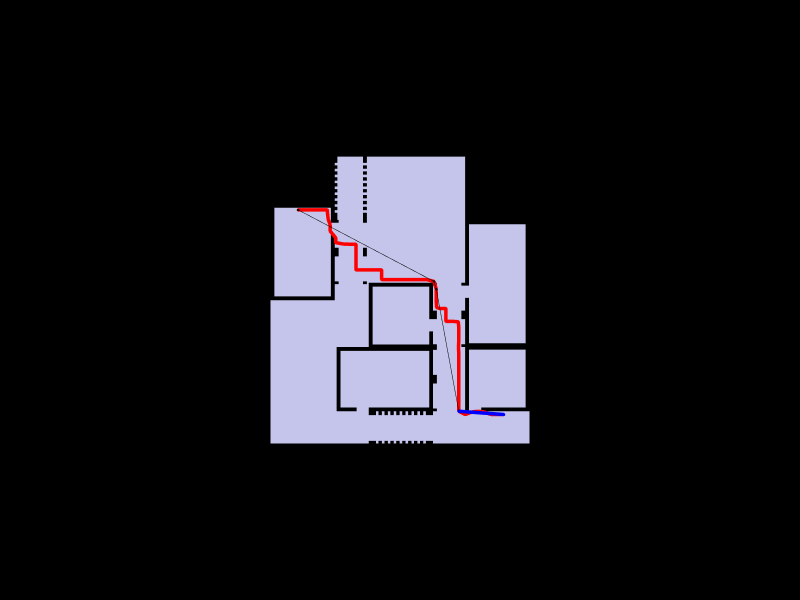
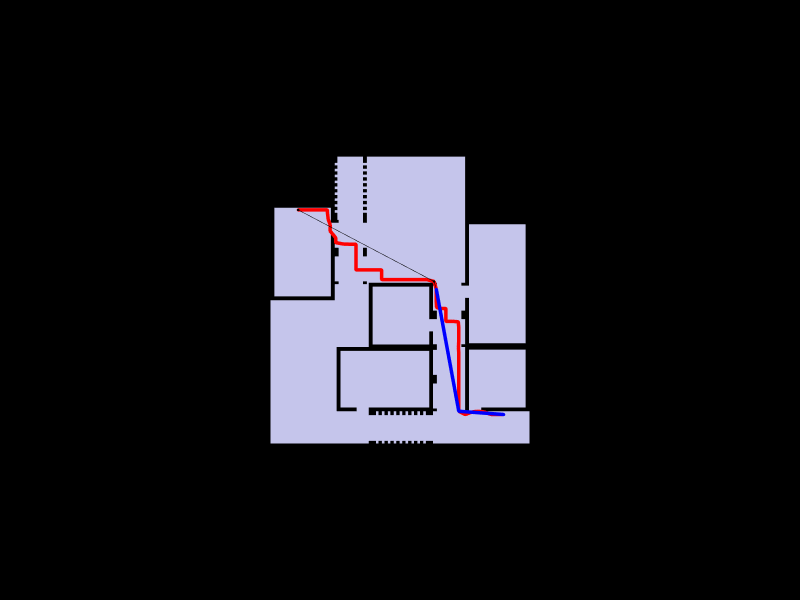

Notebook cell for these charts, in order:
### Markdown cell above
### a. Shortest Path (Use navigation graph)

### Code cell
import time

start_vertex = Vertex.ByCoordinates(xmin+2, ymax-2,0) # Upper left corner
end_vertex = Vertex.ByCoordinates(xmax-2,ymin+2,0) # Lower right corner
crg = Graph.CompiledRoutingGraph(navigation_graph, precomputeTurns=False)
start = time.time()
shortest_path = Graph.ShortestPath(crg, vertexA=start_vertex, vertexB=end_vertex)
end = time.time()
print("Shortest Path Duration:", round(end-start, 2), "seconds")

# Straighten the shortest path (optional)
start = time.time()
straight_path = Wire.Straighten(shortest_path, host= first_floor)
end = time.time()
print("Straighten Wire Duration:", round(end-start, 2), "seconds")

print("Original Shortest Path Length:", round(Wire.Length(shortest_path), 2))
print("Straightened Shortened Path Length:", round(Wire.Length(straight_path), 2))
edges = Topology.Edges(shortest_path)
for edge in edges:
    d = Dictionary.ByKeysValues(["width", "color"], [7, "red"])
    edge = Topology.SetDictionary(edge, d)
edges = Topology.Edges(straight_path)
for edge in edges:
    d = Dictionary.ByKeysValues(["width", "color"], [7, "blue"])
    edge = Topology.SetDictionary(edge, d)

    Topology.Show( first_floor, shortest_path, straight_path,
              camera=[0,0,6],
              faceColor=[210,210,250],
              faceOpacity=1,
              edgeColorKey="color",
              edgeWidthKey="width",
              backgroundColor="black",
              width=800,
              height=600,
              renderer=renderer)

### Figure 1 — Plotly figure (JSON) as saved in the notebook; plotly's stock layout.template omitted (floating-point values rounded to 4 significant figures; data arrays with more than 128 entries replaced by an {"elided": "..."} marker saying what was removed)
{"data": [{"customdata": {"elided": "253 str values"}, "hoverinfo": "text", "hovertemplate": {"elided": "253 str values"}, "hovertext": {"elided": "253 str values"}, "legendgroup": "1", "legendrank": 1, "marker": {"color": {"elided": "253 str values"}, "line": {"width": 0}, "opacity": 1, "size": {"elided": "253 float values"}, "sizemode": "diameter", "symbol": "circle"}, "mode": "markers", "name": "1: Untitled (Vertices)", "showlegend": false, "text": {"elided": "253 str values"}, "type": "scatter3d", "x": {"elided": "253 float values"}, "y": {"elided": "253 float values"}, "z": {"elided": "253 float values"}}, {"hoverinfo": "text", "hovertext": [], "legendgroup": "2", "legendrank": 2, "line": {"color": "#000000", "dash": "solid", "width": 1}, "marker": {"color": "#000000", "size": 0.25, "symbol": "circle"}, "mode": "markers+lines", "name": "1: Untitled (Edges)", "showlegend": false, "text": [], "type": "scatter3d", "x": {"elided": "759 float values"}, "y": {"elided": "759 float values"}, "z": {"elided": "759 float values"}}, {"cmax": 1, "cmin": 0, "color": "#D2D2FA", "colorscale": [[0, "#440154"], [0.1111, "#482878"], [0.2222, "#3e4989"], [0.3333, "#31688e"], [0.4444, "#26828e"], [0.5556, "#1f9e89"], [0.6667, "#35b779"], [0.7778, "#6ece58"], [0.8889, "#b5de2b"], [1, "#fde725"]], "flatshading": true, "hoverinfo": "text", "hovertext": "", "i": {"elided": "275 int values"}, "j": {"elided": "275 int values"}, "k": {"elided": "275 int values"}, "legendgroup": "3", "legendrank": 3, "lighting": {"facenormalsepsilon": 0}, "name": "1: Untitled (Faces)", "opacity": 1, "showlegend": false, "showscale": false, "text": "", "type": "mesh3d", "x": {"elided": "253 float values"}, "y": {"elided": "253 float values"}, "z": {"elided": "253 float values"}}, {"customdata": ["", "", "", "", "", "", "", "", "", "", "", "", "", "", "", "", "", "", "", "", "", "", "", "", "", "", "", "", "", "", "", "", "", "", "", "", "", "", "", "", "", "", "", "", "", "", "", "", "", "", "", "", "", "", "", "", "", "", "", "", "", "", "", "", ""], "hoverinfo": "text", "hovertemplate": ["Click ", "Click ", "Click ", "Click ", "Click ", "Click ", "Click ", "Click ", "Click ", "Click ", "Click ", "Click ", "Click ", "Click ", "Click ", "Click ", "Click ", "Click ", "Click ", "Click ", "Click ", "Click ", "Click ", "Click ", "Click ", "Click ", "Click ", "Click ", "Click ", "Click ", "Click ", "Click ", "Click ", "Click ", "Click ", "Click ", "Click ", "Click ", "Click ", "Click ", "Click ", "Click ", "Click ", "Click ", "Click ", "Click ", "Click ", "Click ", "Click ", "Click ", "Click ", "Click ", "Click ", "Click ", "Click ", "Click ", "Click ", "Click ", "Click ", "Click ", "Click ", "Click ", "Click ", "Click ", "Click "], "hovertext": ["", "", "", "", "", "", "", "", "", "", "", "", "", "", "", "", "", "", "", "", "", "", "", "", "", "", "", "", "", "", "", "", "", "", "", "", "", "", "", "", "", "", "", "", "", "", "", "", "", "", "", "", "", "", "", "", "", "", "", "", "", "", "", "", ""], "legendgroup": "5", "legendrank": 5, "marker": {"color": ["#000000", "#000000", "#000000", "#000000", "#000000", "#000000", "#000000", "#000000", "#000000", "#000000", "#000000", "#000000", "#000000", "#000000", "#000000", "#000000", "#000000", "#000000", "#000000", "#000000", "#000000", "#000000", "#000000", "#000000", "#000000", "#000000", "#000000", "#000000", "#000000", "#000000", "#000000", "#000000", "#000000", "#000000", "#000000", "#000000", "#000000", "#000000", "#000000", "#000000", "#000000", "#000000", "#000000", "#000000", "#000000", "#000000", "#000000", "#000000", "#000000", "#000000", "#000000", "#000000", "#000000", "#000000", "#000000", "#000000", "#000000", "#000000", "#000000", "#000000", "#000000", "#000000", "#000000", "#000000", "#000000"], "line": {"width": 0}, "opacity": 1, "size": [2.8, 2.8, 2.8, 2.8, 2.8, 2.8, 2.8, 2.8, 2.8, 2.8, 2.8, 2.8, 2.8, 2.8, 2.8, 2.8, 2.8, 2.8, 2.8, 2.8, 2.8, 2.8, 2.8, 2.8, 2.8, 2.8, 2.8, 2.8, 2.8, 2.8, 2.8, 2.8, 2.8, 2.8, 2.8, 2.8, 2.8, 2.8, 2.8, 2.8, 2.8, 2.8, 2.8, 2.8, 2.8, 2.8, 2.8, 2.8, 2.8, 2.8, 2.8, 2.8, 2.8, 2.8, 2.8, 2.8, 2.8, 2.8, 2.8, 2.8, 2.8, 2.8, 2.8, 2.8, 2.8], "sizemode": "diameter", "symbol": "circle"}, "mode": "markers", "name": "2: Untitled (Vertices)", "showlegend": false, "text": ["", "", "", "", "", "", "", "", "", "", "", "", "", "", "", "", "", "", "", "", "", "", "", "", "", "", "", "", "", "", "", "", "", "", "", "", "", "", "", "", "", "", "", "", "", "", "", "", "", "", "", "", "", "", "", "", "", "", "", "", "", "", "", "", ""], "type": "scatter3d", "x": [18.15, 17.65, 17.15, 16.61, 16.15, 15.71, 15.15, 14.65, 14.65, 14.65, 14.65, 14.65, 14.65, 14.65, 14.65, 14.65, 14.65, 14.62, 14.65, 14.65, 14.65, 14.61, 14.15, 13.65, 13.65, 13.65, 13.15, 12.92, 12.9, 12.9, 12.9, 12.72, 12.15, 11.65, 11.15, 10.65, 10.15, 9.646, 9.146, 8.646, 8.646, 8.646, 8.146, 7.646, 7.146, 6.646, 6.646, 6.646, 6.646, 6.646, 6.146, 5.661, 5.146, 5.073, 5.073, 4.632, 4.646, 4.483, 4.423, 4.423, 4.146, 3.646, 3.146, 2.646, 2.146], "y": [2.25, 2.25, 2.25, 2.456, 2.5, 2.456, 2.25, 2.5, 3, 3.5, 4, 4.5, 5, 5.5, 6, 6.5, 7, 7.492, 8, 8.5, 9, 9.463, 9.5, 9.5, 10, 10.5, 10.5, 10.58, 11, 11.5, 12, 12.6, 12.75, 12.75, 12.75, 12.75, 12.75, 12.75, 12.75, 12.75, 13, 13.5, 13.5, 13.5, 13.5, 13.5, 14, 14.5, 15, 15.5, 15.5, 15.51, 15.61, 15.61, 16, 16.53, 17, 17.45, 18, 18.17, 18.17, 18.17, 18.17, 18.17, 18.17], "z": [0.3, 0.3, 0.3, 0.3, 0.3, 0.3, 0.3, 0.3, 0.3, 0.3, 0.3, 0.3, 0.3, 0.3, 0.3, 0.3, 0.3, 0.3, 0.3, 0.3, 0.3, 0.3, 0.3, 0.3, 0.3, 0.3, 0.3, 0.3, 0.3, 0.3, 0.3, 0.3, 0.3, 0.3, 0.3, 0.3, 0.3, 0.3, 0.3, 0.3, 0.3, 0.3, 0.3, 0.3, 0.3, 0.3, 0.3, 0.3, 0.3, 0.3, 0.3, 0.3, 0.3, 0.3, 0.3, 0.3, 0.3, 0.3, 0.3, 0.3, 0.3, 0.3, 0.3, 0.3, 0.3]}, {"hoverinfo": "text", "hovertext": [], "legendgroup": "6", "legendrank": 6, "line": {"color": "#FF0000", "dash": "solid", "width": 7}, "marker": {"color": "#FF0000", "size": 1.75, "symbol": "circle"}, "mode": "markers+lines", "name": "2: Untitled (Edges)", "showlegend": false, "text": [], "type": "scatter3d", "x": {"elided": "192 float values"}, "y": {"elided": "192 float values"}, "z": {"elided": "192 float values"}}, {"customdata": ["", "", "", "", ""], "hoverinfo": "text", "hovertemplate": ["Click ", "Click ", "Click ", "Click ", "Click "], "hovertext": ["", "", "", "", ""], "legendgroup": "9", "legendrank": 9, "marker": {"color": ["#000000", "#000000", "#000000", "#000000", "#000000"], "line": {"width": 0}, "opacity": 1, "size": [2.8, 2.8, 2.8, 2.8, 2.8], "sizemode": "diameter", "symbol": "circle"}, "mode": "markers", "name": "3: Untitled (Vertices)", "showlegend": false, "text": ["", "", "", "", ""], "type": "scatter3d", "x": [18.15, 14.65, 12.9, 12.72, 2.146], "y": [2.25, 2.5, 12, 12.6, 18.17], "z": [0.3, 0.3, 0.3, 0.3, 0.3]}, {"hoverinfo": "text", "hovertext": [], "legendgroup": "10", "legendrank": 10, "line": {"color": "#000000", "dash": "solid", "width": 1}, "marker": {"color": "#000000", "size": 0.25, "symbol": "circle"}, "mode": "markers+lines", "name": "3: Untitled (Edges)", "showlegend": false, "text": [], "type": "scatter3d", "x": [14.65, 12.9, null, 12.9, 12.72, null, 12.72, 2.146, null], "y": [2.5, 12, null, 12, 12.6, null, 12.6, 18.17, null], "z": [0.3, 0.3, null, 0.3, 0.3, null, 0.3, 0.3, null]}, {"hoverinfo": "text", "hovertext": [], "legendgroup": "10", "legendrank": 10, "line": {"color": "#0000FF", "dash": "solid", "width": 7}, "marker": {"color": "#0000FF", "size": 1.75, "symbol": "circle"}, "mode": "markers+lines", "name": "3: Untitled (Edges)", "showlegend": false, "text": [], "type": "scatter3d", "x": [18.15, 14.65, null], "y": [2.25, 2.5, null], "z": [0.3, 0.3, null]}], "layout": {"autosize": true, "height": 600, "margin": {"b": 40, "l": 40, "r": 40, "t": 40}, "paper_bgcolor": "#000000", "plot_bgcolor": "#000000", "scene": {"aspectmode": "data", "camera": {"center": {"x": 0, "y": 0, "z": 0}, "eye": {"x": 0, "y": 0, "z": 6}, "projection": {"type": "perspective"}, "up": {"x": 0, "y": 1, "z": 0}}, "xaxis": {"visible": false}, "yaxis": {"visible": false}, "zaxis": {"visible": false}}, "showlegend": true, "width": 800, "xaxis": {"showgrid": false, "visible": false, "zeroline": false}, "yaxis": {"showgrid": false, "visible": false, "zeroline": false}}}

### Figure 2 — Plotly figure (JSON) as saved in the notebook; plotly's stock layout.template omitted (floating-point values rounded to 4 significant figures; data arrays with more than 128 entries replaced by an {"elided": "..."} marker saying what was removed)
{"data": [{"customdata": {"elided": "253 str values"}, "hoverinfo": "text", "hovertemplate": {"elided": "253 str values"}, "hovertext": {"elided": "253 str values"}, "legendgroup": "1", "legendrank": 1, "marker": {"color": {"elided": "253 str values"}, "line": {"width": 0}, "opacity": 1, "size": {"elided": "253 float values"}, "sizemode": "diameter", "symbol": "circle"}, "mode": "markers", "name": "1: Untitled (Vertices)", "showlegend": false, "text": {"elided": "253 str values"}, "type": "scatter3d", "x": {"elided": "253 float values"}, "y": {"elided": "253 float values"}, "z": {"elided": "253 float values"}}, {"hoverinfo": "text", "hovertext": [], "legendgroup": "2", "legendrank": 2, "line": {"color": "#000000", "dash": "solid", "width": 1}, "marker": {"color": "#000000", "size": 0.25, "symbol": "circle"}, "mode": "markers+lines", "name": "1: Untitled (Edges)", "showlegend": false, "text": [], "type": "scatter3d", "x": {"elided": "759 float values"}, "y": {"elided": "759 float values"}, "z": {"elided": "759 float values"}}, {"cmax": 1, "cmin": 0, "color": "#D2D2FA", "colorscale": [[0, "#440154"], [0.1111, "#482878"], [0.2222, "#3e4989"], [0.3333, "#31688e"], [0.4444, "#26828e"], [0.5556, "#1f9e89"], [0.6667, "#35b779"], [0.7778, "#6ece58"], [0.8889, "#b5de2b"], [1, "#fde725"]], "flatshading": true, "hoverinfo": "text", "hovertext": "", "i": {"elided": "275 int values"}, "j": {"elided": "275 int values"}, "k": {"elided": "275 int values"}, "legendgroup": "3", "legendrank": 3, "lighting": {"facenormalsepsilon": 0}, "name": "1: Untitled (Faces)", "opacity": 1, "showlegend": false, "showscale": false, "text": "", "type": "mesh3d", "x": {"elided": "253 float values"}, "y": {"elided": "253 float values"}, "z": {"elided": "253 float values"}}, {"customdata": ["", "", "", "", "", "", "", "", "", "", "", "", "", "", "", "", "", "", "", "", "", "", "", "", "", "", "", "", "", "", "", "", "", "", "", "", "", "", "", "", "", "", "", "", "", "", "", "", "", "", "", "", "", "", "", "", "", "", "", "", "", "", "", "", ""], "hoverinfo": "text", "hovertemplate": ["Click ", "Click ", "Click ", "Click ", "Click ", "Click ", "Click ", "Click ", "Click ", "Click ", "Click ", "Click ", "Click ", "Click ", "Click ", "Click ", "Click ", "Click ", "Click ", "Click ", "Click ", "Click ", "Click ", "Click ", "Click ", "Click ", "Click ", "Click ", "Click ", "Click ", "Click ", "Click ", "Click ", "Click ", "Click ", "Click ", "Click ", "Click ", "Click ", "Click ", "Click ", "Click ", "Click ", "Click ", "Click ", "Click ", "Click ", "Click ", "Click ", "Click ", "Click ", "Click ", "Click ", "Click ", "Click ", "Click ", "Click ", "Click ", "Click ", "Click ", "Click ", "Click ", "Click ", "Click ", "Click "], "hovertext": ["", "", "", "", "", "", "", "", "", "", "", "", "", "", "", "", "", "", "", "", "", "", "", "", "", "", "", "", "", "", "", "", "", "", "", "", "", "", "", "", "", "", "", "", "", "", "", "", "", "", "", "", "", "", "", "", "", "", "", "", "", "", "", "", ""], "legendgroup": "5", "legendrank": 5, "marker": {"color": ["#000000", "#000000", "#000000", "#000000", "#000000", "#000000", "#000000", "#000000", "#000000", "#000000", "#000000", "#000000", "#000000", "#000000", "#000000", "#000000", "#000000", "#000000", "#000000", "#000000", "#000000", "#000000", "#000000", "#000000", "#000000", "#000000", "#000000", "#000000", "#000000", "#000000", "#000000", "#000000", "#000000", "#000000", "#000000", "#000000", "#000000", "#000000", "#000000", "#000000", "#000000", "#000000", "#000000", "#000000", "#000000", "#000000", "#000000", "#000000", "#000000", "#000000", "#000000", "#000000", "#000000", "#000000", "#000000", "#000000", "#000000", "#000000", "#000000", "#000000", "#000000", "#000000", "#000000", "#000000", "#000000"], "line": {"width": 0}, "opacity": 1, "size": [2.8, 2.8, 2.8, 2.8, 2.8, 2.8, 2.8, 2.8, 2.8, 2.8, 2.8, 2.8, 2.8, 2.8, 2.8, 2.8, 2.8, 2.8, 2.8, 2.8, 2.8, 2.8, 2.8, 2.8, 2.8, 2.8, 2.8, 2.8, 2.8, 2.8, 2.8, 2.8, 2.8, 2.8, 2.8, 2.8, 2.8, 2.8, 2.8, 2.8, 2.8, 2.8, 2.8, 2.8, 2.8, 2.8, 2.8, 2.8, 2.8, 2.8, 2.8, 2.8, 2.8, 2.8, 2.8, 2.8, 2.8, 2.8, 2.8, 2.8, 2.8, 2.8, 2.8, 2.8, 2.8], "sizemode": "diameter", "symbol": "circle"}, "mode": "markers", "name": "2: Untitled (Vertices)", "showlegend": false, "text": ["", "", "", "", "", "", "", "", "", "", "", "", "", "", "", "", "", "", "", "", "", "", "", "", "", "", "", "", "", "", "", "", "", "", "", "", "", "", "", "", "", "", "", "", "", "", "", "", "", "", "", "", "", "", "", "", "", "", "", "", "", "", "", "", ""], "type": "scatter3d", "x": [18.15, 17.65, 17.15, 16.61, 16.15, 15.71, 15.15, 14.65, 14.65, 14.65, 14.65, 14.65, 14.65, 14.65, 14.65, 14.65, 14.65, 14.62, 14.65, 14.65, 14.65, 14.61, 14.15, 13.65, 13.65, 13.65, 13.15, 12.92, 12.9, 12.9, 12.9, 12.72, 12.15, 11.65, 11.15, 10.65, 10.15, 9.646, 9.146, 8.646, 8.646, 8.646, 8.146, 7.646, 7.146, 6.646, 6.646, 6.646, 6.646, 6.646, 6.146, 5.661, 5.146, 5.073, 5.073, 4.632, 4.646, 4.483, 4.423, 4.423, 4.146, 3.646, 3.146, 2.646, 2.146], "y": [2.25, 2.25, 2.25, 2.456, 2.5, 2.456, 2.25, 2.5, 3, 3.5, 4, 4.5, 5, 5.5, 6, 6.5, 7, 7.492, 8, 8.5, 9, 9.463, 9.5, 9.5, 10, 10.5, 10.5, 10.58, 11, 11.5, 12, 12.6, 12.75, 12.75, 12.75, 12.75, 12.75, 12.75, 12.75, 12.75, 13, 13.5, 13.5, 13.5, 13.5, 13.5, 14, 14.5, 15, 15.5, 15.5, 15.51, 15.61, 15.61, 16, 16.53, 17, 17.45, 18, 18.17, 18.17, 18.17, 18.17, 18.17, 18.17], "z": [0.3, 0.3, 0.3, 0.3, 0.3, 0.3, 0.3, 0.3, 0.3, 0.3, 0.3, 0.3, 0.3, 0.3, 0.3, 0.3, 0.3, 0.3, 0.3, 0.3, 0.3, 0.3, 0.3, 0.3, 0.3, 0.3, 0.3, 0.3, 0.3, 0.3, 0.3, 0.3, 0.3, 0.3, 0.3, 0.3, 0.3, 0.3, 0.3, 0.3, 0.3, 0.3, 0.3, 0.3, 0.3, 0.3, 0.3, 0.3, 0.3, 0.3, 0.3, 0.3, 0.3, 0.3, 0.3, 0.3, 0.3, 0.3, 0.3, 0.3, 0.3, 0.3, 0.3, 0.3, 0.3]}, {"hoverinfo": "text", "hovertext": [], "legendgroup": "6", "legendrank": 6, "line": {"color": "#FF0000", "dash": "solid", "width": 7}, "marker": {"color": "#FF0000", "size": 1.75, "symbol": "circle"}, "mode": "markers+lines", "name": "2: Untitled (Edges)", "showlegend": false, "text": [], "type": "scatter3d", "x": {"elided": "192 float values"}, "y": {"elided": "192 float values"}, "z": {"elided": "192 float values"}}, {"customdata": ["", "", "", "", ""], "hoverinfo": "text", "hovertemplate": ["Click ", "Click ", "Click ", "Click ", "Click "], "hovertext": ["", "", "", "", ""], "legendgroup": "9", "legendrank": 9, "marker": {"color": ["#000000", "#000000", "#000000", "#000000", "#000000"], "line": {"width": 0}, "opacity": 1, "size": [2.8, 2.8, 2.8, 2.8, 2.8], "sizemode": "diameter", "symbol": "circle"}, "mode": "markers", "name": "3: Untitled (Vertices)", "showlegend": false, "text": ["", "", "", "", ""], "type": "scatter3d", "x": [18.15, 14.65, 12.9, 12.72, 2.146], "y": [2.25, 2.5, 12, 12.6, 18.17], "z": [0.3, 0.3, 0.3, 0.3, 0.3]}, {"hoverinfo": "text", "hovertext": [], "legendgroup": "10", "legendrank": 10, "line": {"color": "#000000", "dash": "solid", "width": 1}, "marker": {"color": "#000000", "size": 0.25, "symbol": "circle"}, "mode": "markers+lines", "name": "3: Untitled (Edges)", "showlegend": false, "text": [], "type": "scatter3d", "x": [12.9, 12.72, null, 12.72, 2.146, null], "y": [12, 12.6, null, 12.6, 18.17, null], "z": [0.3, 0.3, null, 0.3, 0.3, null]}, {"hoverinfo": "text", "hovertext": [], "legendgroup": "10", "legendrank": 10, "line": {"color": "#0000FF", "dash": "solid", "width": 7}, "marker": {"color": "#0000FF", "size": 1.75, "symbol": "circle"}, "mode": "markers+lines", "name": "3: Untitled (Edges)", "showlegend": false, "text": [], "type": "scatter3d", "x": [18.15, 14.65, null, 14.65, 12.9, null], "y": [2.25, 2.5, null, 2.5, 12, null], "z": [0.3, 0.3, null, 0.3, 0.3, null]}], "layout": {"autosize": true, "height": 600, "margin": {"b": 40, "l": 40, "r": 40, "t": 40}, "paper_bgcolor": "#000000", "plot_bgcolor": "#000000", "scene": {"aspectmode": "data", "camera": {"center": {"x": 0, "y": 0, "z": 0}, "eye": {"x": 0, "y": 0, "z": 6}, "projection": {"type": "perspective"}, "up": {"x": 0, "y": 1, "z": 0}}, "xaxis": {"visible": false}, "yaxis": {"visible": false}, "zaxis": {"visible": false}}, "showlegend": true, "width": 800, "xaxis": {"showgrid": false, "visible": false, "zeroline": false}, "yaxis": {"showgrid": false, "visible": false, "zeroline": false}}}
